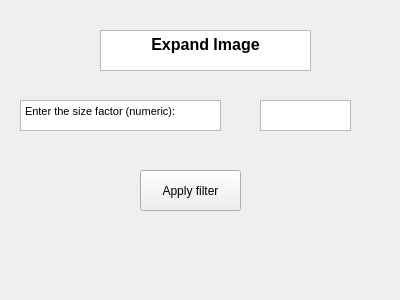
<?xml version="1.0" encoding="UTF-8"?>
<ui version="4.0">
 <class>ExpandPage</class>
 <widget class="QWidget" name="ExpandPage">
  <property name="geometry">
   <rect>
    <x>0</x>
    <y>0</y>
    <width>400</width>
    <height>300</height>
   </rect>
  </property>
  <property name="windowTitle">
   <string>Form</string>
  </property>
  <widget class="QTextEdit" name="textEdit">
   <property name="geometry">
    <rect>
     <x>260</x>
     <y>100</y>
     <width>91</width>
     <height>31</height>
    </rect>
   </property>
  </widget>
  <widget class="QTextBrowser" name="textBrowser">
   <property name="geometry">
    <rect>
     <x>20</x>
     <y>100</y>
     <width>201</width>
     <height>31</height>
    </rect>
   </property>
   <property name="html">
    <string>&lt;!DOCTYPE HTML PUBLIC &quot;-//W3C//DTD HTML 4.0//EN&quot; &quot;http://www.w3.org/TR/REC-html40/strict.dtd&quot;&gt;
&lt;html&gt;&lt;head&gt;&lt;meta name=&quot;qrichtext&quot; content=&quot;1&quot; /&gt;&lt;style type=&quot;text/css&quot;&gt;
p, li { white-space: pre-wrap; }
&lt;/style&gt;&lt;/head&gt;&lt;body style=&quot; font-family:'MS Shell Dlg 2'; font-size:8.25pt; font-weight:400; font-style:normal;&quot;&gt;
&lt;p style=&quot; margin-top:0px; margin-bottom:0px; margin-left:0px; margin-right:0px; -qt-block-indent:0; text-indent:0px;&quot;&gt;Enter the size factor (numeric):&lt;/p&gt;&lt;/body&gt;&lt;/html&gt;</string>
   </property>
  </widget>
  <widget class="QPushButton" name="pushButton">
   <property name="geometry">
    <rect>
     <x>140</x>
     <y>170</y>
     <width>101</width>
     <height>41</height>
    </rect>
   </property>
   <property name="text">
    <string>Apply filter</string>
   </property>
  </widget>
  <widget class="QTextBrowser" name="textBrowser_2">
   <property name="geometry">
    <rect>
     <x>100</x>
     <y>30</y>
     <width>211</width>
     <height>41</height>
    </rect>
   </property>
   <property name="html">
    <string>&lt;!DOCTYPE HTML PUBLIC &quot;-//W3C//DTD HTML 4.0//EN&quot; &quot;http://www.w3.org/TR/REC-html40/strict.dtd&quot;&gt;
&lt;html&gt;&lt;head&gt;&lt;meta name=&quot;qrichtext&quot; content=&quot;1&quot; /&gt;&lt;style type=&quot;text/css&quot;&gt;
p, li { white-space: pre-wrap; }
&lt;/style&gt;&lt;/head&gt;&lt;body style=&quot; font-family:'MS Shell Dlg 2'; font-size:8.25pt; font-weight:400; font-style:normal;&quot;&gt;
&lt;p align=&quot;center&quot; style=&quot; margin-top:0px; margin-bottom:0px; margin-left:0px; margin-right:0px; -qt-block-indent:0; text-indent:0px;&quot;&gt;&lt;span style=&quot; font-size:12pt; font-weight:600;&quot;&gt;Expand Image&lt;/span&gt;&lt;/p&gt;&lt;/body&gt;&lt;/html&gt;</string>
   </property>
  </widget>
 </widget>
 <resources/>
 <connections/>
</ui>
